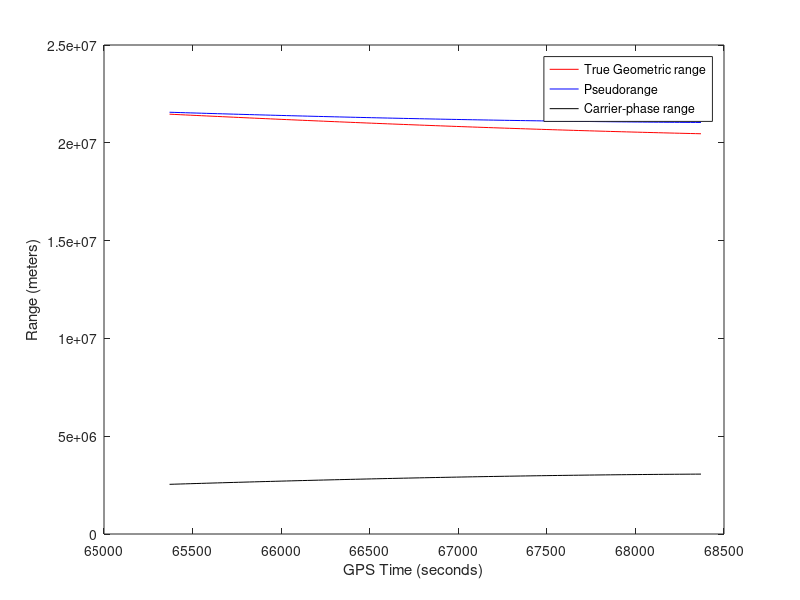
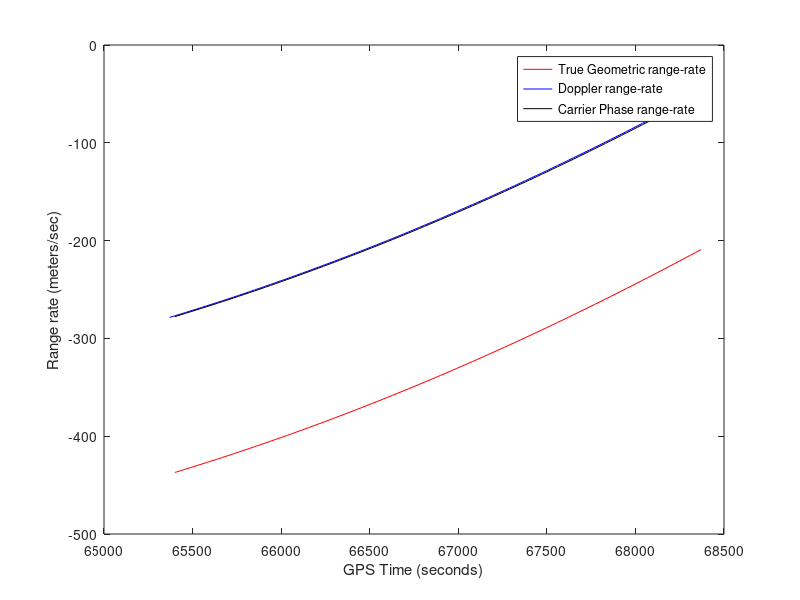

Recreate these plots in MATLAB, in order.
% AAE 575. HW 3. Rizwan Qureshi.
% PROBLEM 1:

clear all; clc; close all;

load orbit0_sv_13.mat;
load rawdata_sv_13.mat;

c = 299792458;  % speed of light in [m/sec]
f1 = 1575.42e06;
f2 = 1227.60e06;
lamda1 = c/(1575.42e06);
lamda2 = c/(1227.60e06);

orbit_sv_13 = orbit0;
raw_data_sv_13 = rawdata;

GPS_t1 = raw_data_sv_13(:,1);   % [secs]

L1_P_range = raw_data_sv_13(:,2);   % [meters]
L2_P_range = raw_data_sv_13(:,3);   % [meters]

L1_C_phase = raw_data_sv_13(:,4);    % [cycles]  
L2_C_phase = raw_data_sv_13(:,5);    % [cycles]  

L1_D_freq = raw_data_sv_13(:,6);    % [Hz]   [i.e. cycles/second]
L2_D_freq = raw_data_sv_13(:,7);    % [Hz]


% Time when satellite PRN13 is tracked
GPS_t2 = orbit_sv_13(:,1);   % [secs]. GPS_t1 = GPS_t2

% Satellite PRN 13's x,y,z position coordinates:
x_s = orbit_sv_13(:,2);   % [meters]
y_s = orbit_sv_13(:,3);   % [meters]
z_s = orbit_sv_13(:,4);   % [meters]

% Location of Receiver which is on the GROUND:
x_R = -1288337.0539;    % [meters]
y_R = -4721990.4483;   % [meters]
z_R = 4078321.6617;    % [meters]


% 
% phi_star_L1 = f1^2/(f1^2-f2^2)*phi_L1 - f1*f2/(f1^2-f2^2)*phi_L2 
% or
% phi_star_L1 = 2.5457*phi_L1 - 1.9837*phi_L2; 


%Compute True Geometric range (r(t)):
r_true = sqrt([(ones(1,101)'*x_R - x_s).^2 + (ones(1,101)'*y_R - y_s).^2 + (ones(1,101)'*z_R - z_s).^2]) ;  % TRUE Geometric range [meters]

% TRUE Geometric range rate:
True_Geometric_range_rate = diff(r_true)./diff(GPS_t1);  % [m/sec]

% Ionosphere free pseudorange
rho_star = 2.546*L1_P_range - 1.546*L2_P_range;   % [meters]

% A value:
A=((1227.6e6^2)*(1575.42e6^2)/(1227.6e6^2-1575.42e6^2))*(L1_P_range-L2_P_range);

% Pseudorange: rho_L1
pseudorange_at_L1 = [rho_star] + [A./(1575.42e6^2)];    % same as given L1_P_range variable!. L1_P_range is = L2_P_range for all purposes

% Ionosphere free carrier phase
phi_star_L1 = [2.5457*L1_C_phase] - [1.9837*L2_C_phase];   %[cycles]

% %Carrier phase range @ L1:  JUSTIN proposed formula
% carrier_phase_range_L1 = lamda1* L1_C_phase;   %meters*cycles = [meters]

carrier_phase_range_L1 = lamda1* phi_star_L1;  % gives nearly SAME plot as Justin's formula

%Doppler range rate @ L1   JUSTIN proposed formula
doppler_range_rate_L1 = -lamda1*L1_D_freq;   % meters* cycles/sec = [meters/sec]

%phi_L1 range rate:
phi_L1_range_rate=(c/f1)*[diff(phi_star_L1)./diff(GPS_t1)];    %meters*(cyles/seconds) = [m/sec]

figure(1)
plot(GPS_t1,r_true,'r')
hold on
plot(GPS_t1,pseudorange_at_L1,'b')
plot(GPS_t1,-carrier_phase_range_L1,'k')
xlabel('GPS Time (seconds)')
ylabel('Range (meters)')
legend('True Geometric range', 'Pseudorange', 'Carrier-phase range')

figure(2)
plot(GPS_t1(2:101),True_Geometric_range_rate,'r')
hold on
plot(GPS_t1,doppler_range_rate_L1,'b')
plot(GPS_t1(2:101),phi_L1_range_rate,'k')
xlabel('GPS Time (seconds)')
ylabel('Range rate (meters/sec)')
legend('True Geometric range-rate','Doppler range-rate', 'Carrier Phase range-rate')
